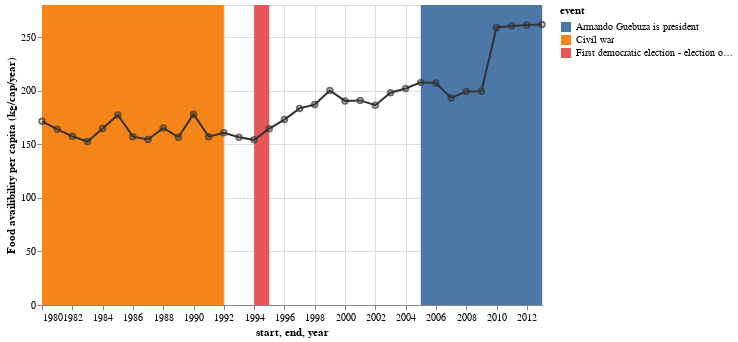

Source (notebook cell):
### Code cell
Mozambique= [
      {"year": "1980", "Food availibility per capita (kg/cap/year)": 171.439408},
      {"year": "1981", "Food availibility per capita (kg/cap/year)": 164.060362},
      {"year": "1982", "Food availibility per capita (kg/cap/year)": 157.462977},
      {"year": "1983", "Food availibility per capita (kg/cap/year)": 152.511657},
      {"year": "1984", "Food availibility per capita (kg/cap/year)": 164.706496},
      {"year": "1985", "Food availibility per capita (kg/cap/year)": 177.432024},
      {"year": "1986", "Food availibility per capita (kg/cap/year)": 157.148552},
      {"year": "1987", "Food availibility per capita (kg/cap/year)": 154.529193},
      {"year": "1988", "Food availibility per capita (kg/cap/year)": 165.276328},
      {"year": "1989", "Food availibility per capita (kg/cap/year)": 156.609771},
      {"year": "1990", "Food availibility per capita (kg/cap/year)": 178.121293},
      {"year": "1991", "Food availibility per capita (kg/cap/year)": 157.135357},
      {"year": "1992", "Food availibility per capita (kg/cap/year)": 160.744914},
      {"year": "1993", "Food availibility per capita (kg/cap/year)": 156.623954},
      {"year": "1994", "Food availibility per capita (kg/cap/year)": 154.170560},
      {"year": "1995", "Food availibility per capita (kg/cap/year)": 164.570306},
      {"year": "1996", "Food availibility per capita (kg/cap/year)": 173.043269},
      {"year": "1997", "Food availibility per capita (kg/cap/year)": 183.487892},
      {"year": "1998", "Food availibility per capita (kg/cap/year)": 187.106344},
      {"year": "1999", "Food availibility per capita (kg/cap/year)": 200.180193},
      {"year": "2000", "Food availibility per capita (kg/cap/year)": 190.497715},
      {"year": "2001", "Food availibility per capita (kg/cap/year)": 190.975762},
      {"year": "2002", "Food availibility per capita (kg/cap/year)": 186.436047},
      {"year": "2003", "Food availibility per capita (kg/cap/year)": 198.173586},
      {"year": "2004", "Food availibility per capita (kg/cap/year)": 202.107226},
      {"year": "2005", "Food availibility per capita (kg/cap/year)": 207.783261},
      {"year": "2006", "Food availibility per capita (kg/cap/year)": 207.217178},
      {"year": "2007", "Food availibility per capita (kg/cap/year)": 193.297920},
      {"year": "2008", "Food availibility per capita (kg/cap/year)": 199.373520},
      {"year": "2009", "Food availibility per capita (kg/cap/year)": 199.424811},
      {"year": "2010", "Food availibility per capita (kg/cap/year)": 259.001093},
      {"year": "2011", "Food availibility per capita (kg/cap/year)": 260.337511},
      {"year": "2012", "Food availibility per capita (kg/cap/year)": 261.399426},
      {"year": "2013", "Food availibility per capita (kg/cap/year)": 261.741299},
    ]

Events = [{"start": "1980","end": "1992","event": "Civil war"},{"start":"1994","end":"1995","event":"First democratic election - election of Joachim Chissano"},{"start":"2005","end":"2013","event":"Armando Guebuza is president"}]


Mozambique = alt.pd.DataFrame(Mozambique)
Events = alt.pd.DataFrame(Events)


line = alt.Chart(Mozambique).mark_line(color='#333').encode(
    alt.X('year:T', axis=alt.Axis(format='%Y')),
    y='Food availibility per capita (kg/cap/year)'
).properties(
    width=500,
    height=300
)

point = line.mark_point(color='#333')

rect = alt.Chart(Events).mark_rect().encode(
    x='start:T',
    x2='end:T',
    color='event:N'
)

rect + line + point

### Figure 1 — Vega-Lite specification as saved in the notebook (floating-point values rounded to 4 significant figures)
{"config": {"view": {"continuousWidth": 400, "continuousHeight": 300}}, "layer": [{"data": {"name": "data-7293c72fc5df9be3e4110eb6da8c0131"}, "mark": "rect", "encoding": {"color": {"type": "nominal", "field": "event"}, "x": {"type": "temporal", "field": "start"}, "x2": {"field": "end"}}}, {"data": {"name": "data-2f79b3143ca527be0d0ef10e2091a3a4"}, "mark": {"type": "line", "color": "#333"}, "encoding": {"x": {"type": "temporal", "axis": {"format": "%Y"}, "field": "year"}, "y": {"type": "quantitative", "field": "Food availibility per capita (kg/cap/year)"}}, "height": 300, "width": 500}, {"data": {"name": "data-2f79b3143ca527be0d0ef10e2091a3a4"}, "mark": {"type": "point", "color": "#333"}, "encoding": {"x": {"type": "temporal", "axis": {"format": "%Y"}, "field": "year"}, "y": {"type": "quantitative", "field": "Food availibility per capita (kg/cap/year)"}}, "height": 300, "width": 500}], "$schema": "https://vega.github.io/schema/vega-lite/v4.8.1.json", "datasets": {"data-7293c72fc5df9be3e4110eb6da8c0131": [{"start": "1980", "end": "1992", "event": "Civil war"}, {"start": "1994", "end": "1995", "event": "First democratic election - election of Joachim Chissano"}, {"start": "2005", "end": "2013", "event": "Armando Guebuza is president"}], "data-2f79b3143ca527be0d0ef10e2091a3a4": [{"year": "1980", "Food availibility per capita (kg/cap/year)": 171.4}, {"year": "1981", "Food availibility per capita (kg/cap/year)": 164.1}, {"year": "1982", "Food availibility per capita (kg/cap/year)": 157.5}, {"year": "1983", "Food availibility per capita (kg/cap/year)": 152.5}, {"year": "1984", "Food availibility per capita (kg/cap/year)": 164.7}, {"year": "1985", "Food availibility per capita (kg/cap/year)": 177.4}, {"year": "1986", "Food availibility per capita (kg/cap/year)": 157.1}, {"year": "1987", "Food availibility per capita (kg/cap/year)": 154.5}, {"year": "1988", "Food availibility per capita (kg/cap/year)": 165.3}, {"year": "1989", "Food availibility per capita (kg/cap/year)": 156.6}, {"year": "1990", "Food availibility per capita (kg/cap/year)": 178.1}, {"year": "1991", "Food availibility per capita (kg/cap/year)": 157.1}, {"year": "1992", "Food availibility per capita (kg/cap/year)": 160.7}, {"year": "1993", "Food availibility per capita (kg/cap/year)": 156.6}, {"year": "1994", "Food availibility per capita (kg/cap/year)": 154.2}, {"year": "1995", "Food availibility per capita (kg/cap/year)": 164.6}, {"year": "1996", "Food availibility per capita (kg/cap/year)": 173.0}, {"year": "1997", "Food availibility per capita (kg/cap/year)": 183.5}, {"year": "1998", "Food availibility per capita (kg/cap/year)": 187.1}, {"year": "1999", "Food availibility per capita (kg/cap/year)": 200.2}, {"year": "2000", "Food availibility per capita (kg/cap/year)": 190.5}, {"year": "2001", "Food availibility per capita (kg/cap/year)": 191.0}, {"year": "2002", "Food availibility per capita (kg/cap/year)": 186.4}, {"year": "2003", "Food availibility per capita (kg/cap/year)": 198.2}, {"year": "2004", "Food availibility per capita (kg/cap/year)": 202.1}, {"year": "2005", "Food availibility per capita (kg/cap/year)": 207.8}, {"year": "2006", "Food availibility per capita (kg/cap/year)": 207.2}, {"year": "2007", "Food availibility per capita (kg/cap/year)": 193.3}, {"year": "2008", "Food availibility per capita (kg/cap/year)": 199.4}, {"year": "2009", "Food availibility per capita (kg/cap/year)": 199.4}, {"year": "2010", "Food availibility per capita (kg/cap/year)": 259.0}, {"year": "2011", "Food availibility per capita (kg/cap/year)": 260.3}, {"year": "2012", "Food availibility per capita (kg/cap/year)": 261.4}, {"year": "2013", "Food availibility per capita (kg/cap/year)": 261.7}]}}
